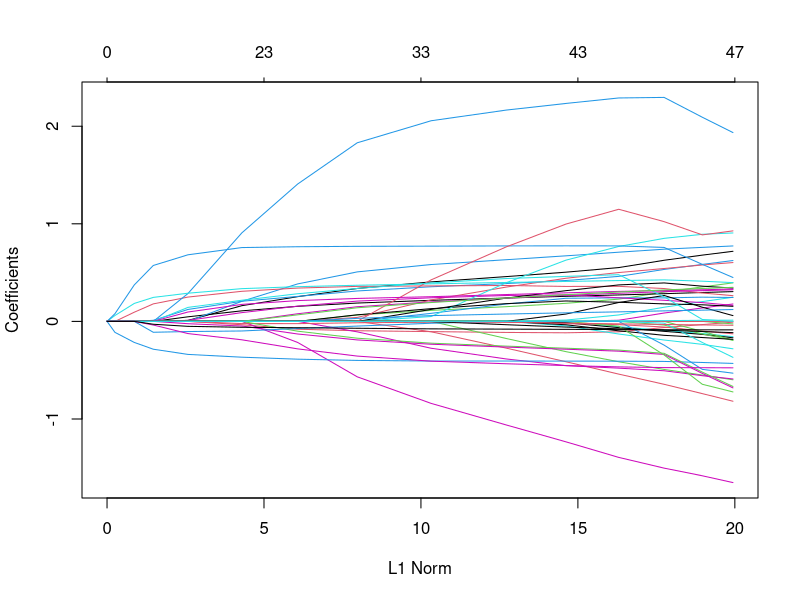
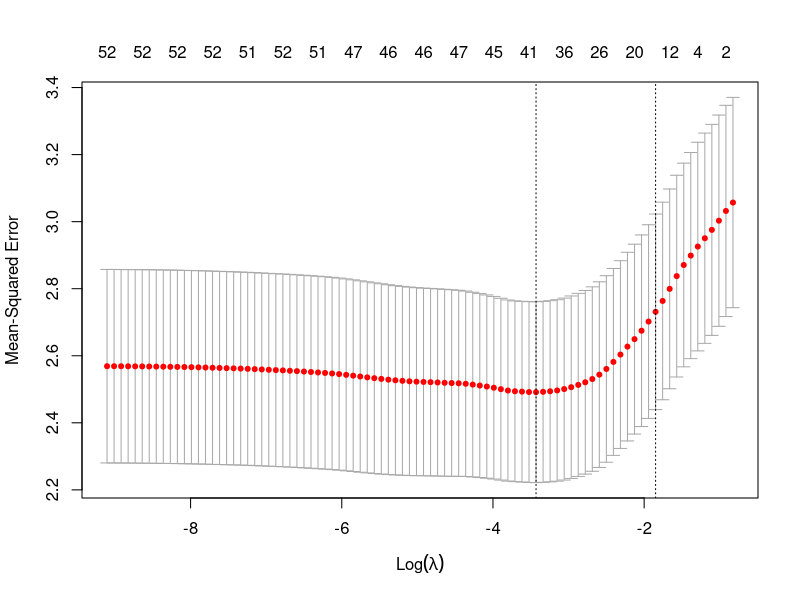

Source code (R) for these figures, in order:
setwd("C:/Users/Layla/Downloads/MSBA/Capstone")

rm(list = ls())
library(tidyverse)
library(glmnet)
set.seed(1)
dei <- read.csv("data_cleansed_dei survey_v2_lm.csv", na.strings = c(""," ",".")) #"#DIV/0!"
colnames(dei)[1] <- "grade"
colnames(dei)[23] <- "G_School_Climate_DEI"
colnames(dei)[28] <- "G_School_Climate_Overall"
colnames(dei)[37] <- "G_Classroom"
colnames(dei)[41] <- "G_Cocurricular"
colnames(dei)[45] <- "G_School_Commitment_DEI"
colnames(dei)[52] <- "G_Discrimination_Students"
colnames(dei)[59] <- "G_Discrimination_Teachers"
colnames(dei)[64] <- "G_Outcomes"
colnames(dei)[72] <- "G_Interactions"

options(scipen=999)
dei[is.na(dei)]<-"No Response"
dei <- dei %>% mutate(across(c(23,28,37,41,45,52,59,64,72), na_if, "#DIV/0!"))
num_col <- c("gpa","G_School_Climate_DEI","G_School_Climate_Overall","G_Classroom","G_School_Commitment_DEI","G_Discrimination_Students","G_Discrimination_Teachers","G_Outcomes","G_Interactions")
#names(dei)
dei_1 <- dei %>% filter(district == "1")
dei_1 <- dei_1[,c("grade","gender","transgender","religion","ethnicity","parent_guardian","parent_other_than_English_frequency","book_in_home_number","computer_at_home_number","district","gpa",
                  "G_School_Climate_DEI","G_School_Climate_Overall","G_Classroom","G_School_Commitment_DEI","G_Discrimination_Students","G_Discrimination_Teachers","G_Outcomes","G_Interactions")]
dei_1_gpa <-  dei_1 %>% filter(gpa != "No Response")
dei_1_gpa <- na.omit(dei_1)
dei_1_gpa[num_col] <- sapply(dei_1_gpa[num_col], as.numeric)
dei_1_gpa <- na.omit(dei_1_gpa)
#str(dei_1_gpa)
dei_1_gpa <- as.data.frame(unclass(dei_1_gpa),                     # Convert all columns to factor
                       stringsAsFactors = TRUE)
#str(dei_1_gpa)
x <- model.matrix(gpa~., dei_1_gpa)[,-1]
y <- dei_1_gpa$gpa
grid <- 10^seq(10, -2, length = 100)
set.seed(1)
train <- sample(1:nrow(x), nrow(x)*0.8)
y.test <- y[-train]
lasso.mod <- glmnet(x[train, ], y[train], alpha = 1, lambda = grid)
plot(lasso.mod)
summary(lasso.mod)
cv.out <- cv.glmnet(x[train, ], y[train], alpha = 1)
plot(cv.out)
bestlam <- cv.out$lambda.min
bestlam #0.03238484
lasso.pred <- predict(lasso.mod , s = bestlam ,
                      newx = x[-train, ])
mean (( lasso.pred - y.test)^2)
#2.377437
out <- glmnet(x, y, alpha = 1, lambda = grid)
lasso.coef <- predict(out , type = "coefficients",
                      s = bestlam)[1:55, ]
lasso.coef
